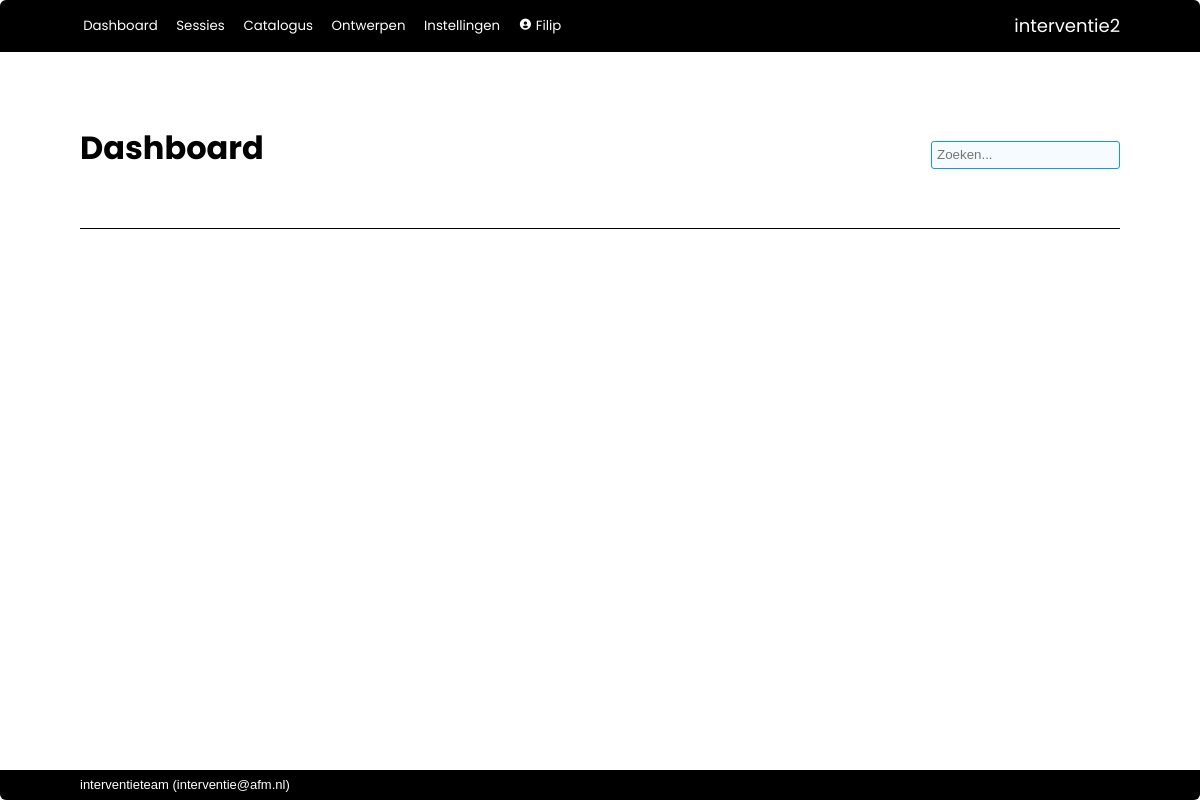
Before: / (signed in) with the older database file.
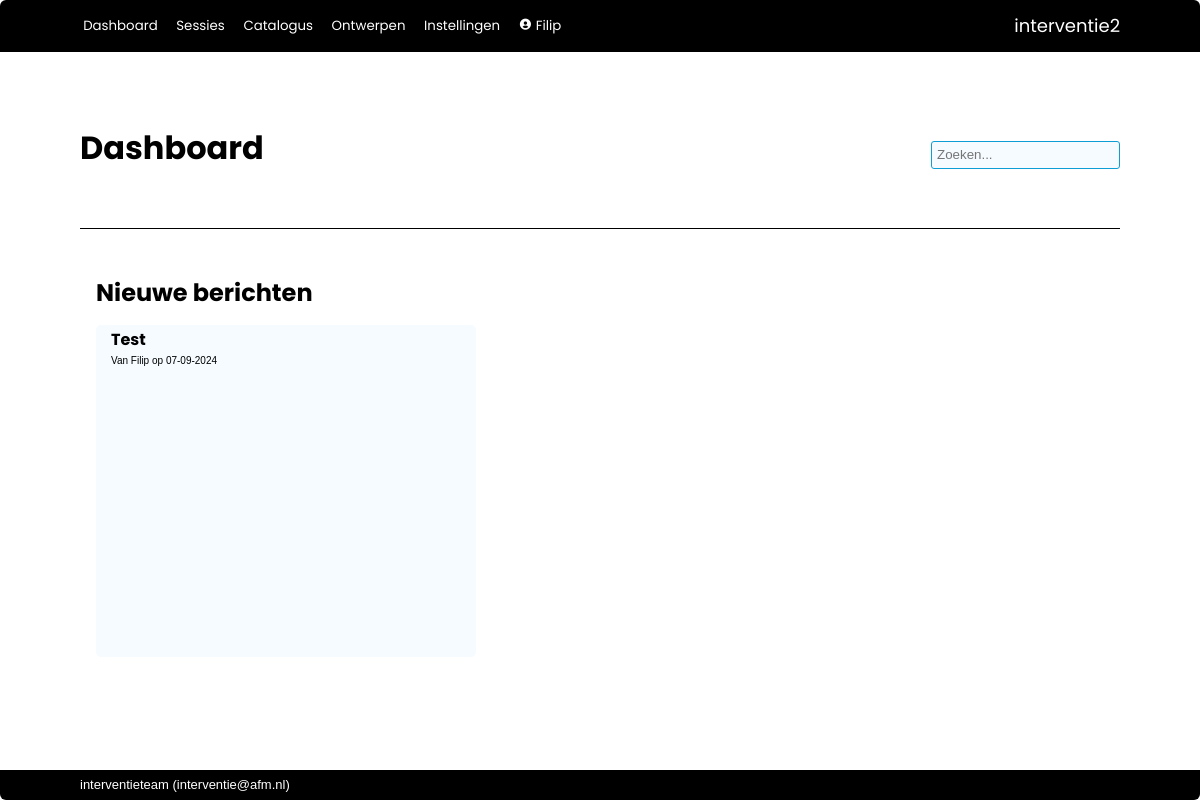
After: the same page with the newer database file.
### interventie2/models.py (models this page shows, shortened)
class Message(db.Model):
    __tablename__ = 'messages'
    id            = db.Column(db.Integer, primary_key=True)
    date_created  = db.Column(db.DateTime(timezone=True), server_default=func.now())
    deliver_after = db.Column(db.DateTime(timezone=True), server_default=func.now())
    subject       = db.Column(db.String(500), nullable=False, default="")
    body          = db.Column(db.String(2000), nullable=False, default="")
    sender_id     = db.Column(db.Integer, db.ForeignKey('users.id'))
    recipient_id  = db.Column(db.Integer, db.ForeignKey('users.id'), nullable=False)
    unread        = db.Column(db.Boolean, nullable=False, default=True)
    archived      = db.Column(db.Boolean, nullable=False, default=True)
    system        = db.Column(db.Boolean, nullable=False, default=True)
    sender = relationship('User', foreign_keys=[sender_id])
    recipient = relationship('User', foreign_keys=[recipient_id])

class User(db.Model, UserMixin):
    __tablename__ = 'users'
    id            = db.Column(db.Integer, primary_key=True)
    name          = db.Column(db.String(80), nullable=False, unique=True)
    password      = db.Column(db.String(200), nullable=False)
    role_id       = db.Column(db.Integer, db.ForeignKey('roles.id'), nullable=False, default=4) #references roles.id
    description   = db.Column(db.String(2000), nullable=False, default="")
    email         = db.Column(db.String(254))
    link          = db.Column(db.String(1000))
    active        = db.Column(db.Boolean, nullable=False, default=True)
    date_created  = db.Column(db.DateTime(timezone=True), server_default=func.now())
    last_seen     = db.Column(db.DateTime(timezone=True), server_default=func.now())
    role = relationship('Role')
    messages = relationship('Message', back_populates='recipient', foreign_keys="Message.recipient_id", cascade='all, delete-orphan')
    messages_sent = relationship('Message', back_populates='sender', foreign_keys="Message.sender_id")
    worksession = relationship('Worksession', back_populates='creator')
    plan = relationship('Plan', back_populates='creator')
    allowed_worksessions = relationship('Worksession', secondary='worksession_access', back_populates='allowed_users')
    owned_instruments = relationship('Instrument', back_populates='owner')
    def unread_messages(self):
        return sum(1 for message in self.messages if (message.unread) and (message.deliver_after.date() <= date.today()))
    def unread_message_alert(self):
        return self.unread_messages() > 0
    def unread_messages_list(self):
        unread_messages = []
        for message in self.messages:
            if (message.unread) and (message.deliver_after.date() <= date.today()):
                unread_messages.append(message)
        return unread_messages

### interventie2/main/routes.py (the view)
@main.route('/', methods=['GET', 'POST'])
@login_required
def index():
	information = { "past_worksessions":  Worksession.query.filter(Worksession.date < datetime.today()).order_by(Worksession.name).count(),
					"current_worksessions":  Worksession.query.filter(Worksession.date == datetime.today()).order_by(Worksession.name).count(),
				    "next_worksessions":  Worksession.query.filter(Worksession.date > datetime.today()).order_by(Worksession.name).count(),
					"instruments": Instrument.query.order_by(Instrument.name).count(),
					"your_past_worksessions":  Worksession.query.filter(Worksession.date < datetime.today()).filter(Worksession.creator == current_user).order_by(Worksession.name).count(),
					"your_current_worksessions": Worksession.query.filter(Worksession.date == datetime.today()).filter(Worksession.creator == current_user).order_by(Worksession.name).count(),
				    "your_next_worksessions":  Worksession.query.filter(Worksession.date > datetime.today()).filter(Worksession.creator == current_user).order_by(Worksession.name).count(),
					"your_instruments": Instrument.query.filter(Instrument.owner == current_user).order_by(Instrument.name).count() }
	next_worksessions = Worksession.query.filter(Worksession.date >= datetime.today().date()).order_by(Worksession.date)
	return render_template('main/index.html',
						information=information,
						next_worksessions=next_worksessions,
						today=datetime.today().date())

### interventie2/models.py (called while the page is built)
@login_manager.user_loader
def load_user(user_id):
    return User.query.get(user_id)

### interventie2/main/templates/main/index.html (shortened to what this page needs)
{% extends 'base.html' %}
{% block page_title %}
Dashboard
{% endblock %}
{% block body %}
{% if current_user.unread_message_alert() %}
    <h1>Nieuwe berichten</h1>
        <div class="card_area">
            {% for message in current_user.unread_messages_list() %}
            <a href="{{ url_for('admin.message', message_id=message.id) }}">
                <div class="card">
                    <div class="card_title">{{ message.subject }}</div>
                    <div class="card_owner">
                        {% if message.sender.name|length >0 %}
                        Van {{ message.sender.name }} op
                        {% endif %}
                        {{ message.deliver_after.strftime('%d-%m-%Y') }}
                    </div>
                </div>
            </a>
            {% endfor %}
        </div>
{% endif %}
{% endblock %}

Changed rows visible on the page:
added Message: subject "Test", sender.name "Filip", deliver_after "07-09-2024"
Other visible differences:
text now shown: "Nieuwe berichten"
